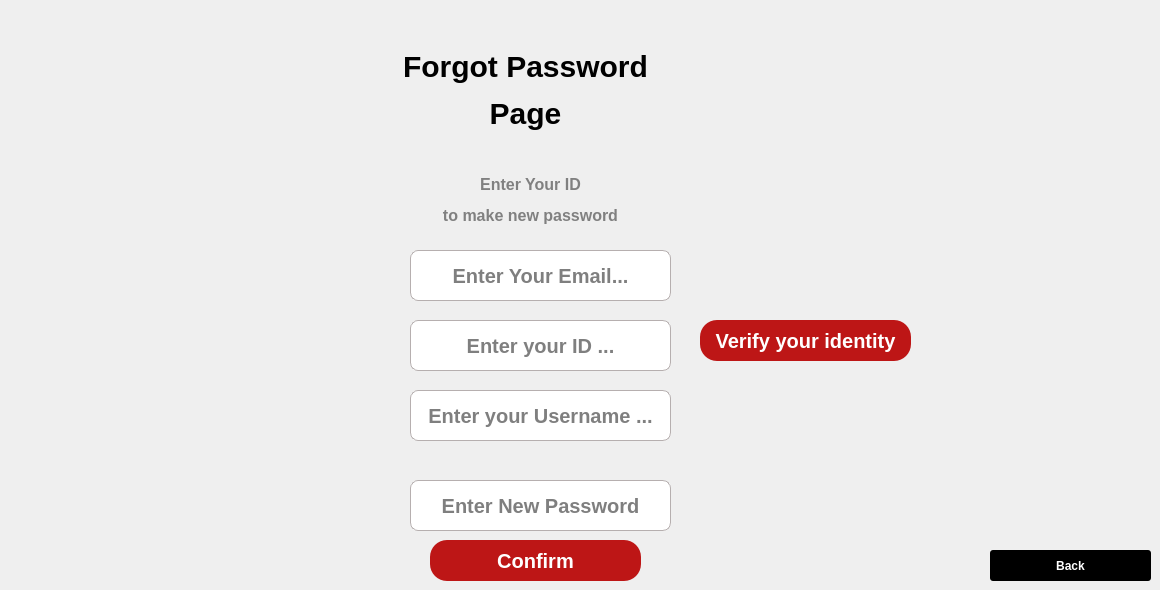
     <widget class="QWidget" name="forget_password">
      <widget class="QLineEdit" name="id_input_forgot">
       <property name="geometry">
        <rect>
         <x>410</x>
         <y>320</y>
         <width>261</width>
         <height>51</height>
        </rect>
       </property>
       <property name="styleSheet">
        <string notr="true">border-radius: 8px;
border-color: #B6AFAF;
border-style: solid;
border-width: 1px;
font-weight: bold;
font-size: 20px;
text-align: center;</string>
       </property>
       <property name="text">
        <string/>
       </property>
       <property name="alignment">
        <set>Qt::AlignCenter</set>
       </property>
       <property name="placeholderText">
        <string>Enter your ID ...</string>
       </property>
      </widget>
      <widget class="QLineEdit" name="newpassword_input">
       <property name="geometry">
        <rect>
         <x>410</x>
         <y>480</y>
         <width>261</width>
         <height>51</height>
        </rect>
       </property>
       <property name="styleSheet">
        <string notr="true">border-radius: 8px;
border-color: #B6AFAF;
border-style: solid;
border-width: 1px;
font-weight: bold;
font-size: 20px;
text-align: center;</string>
       </property>
       <property name="text">
        <string/>
       </property>
       <property name="alignment">
        <set>Qt::AlignCenter</set>
       </property>
       <property name="placeholderText">
        <string>Enter New Password</string>
       </property>
      </widget>
      <widget class="QLabel" name="label_18">
       <property name="geometry">
        <rect>
         <x>390</x>
         <y>40</y>
         <width>271</width>
         <height>101</height>
        </rect>
       </property>
       <property name="whatsThis">
        <string>&lt;html&gt;&lt;head/&gt;&lt;body&gt;&lt;p align=&quot;center&quot;&gt;Enter your&lt;/p&gt;&lt;p align=&quot;center&quot;&gt;Verification code&lt;/p&gt;&lt;/body&gt;&lt;/html&gt;</string>
       </property>
       <property name="styleSheet">
        <string notr="true">color: #000000;
font-weight: bold;
font-size: 30px;</string>
       </property>
       <property name="text">
        <string>&lt;html&gt;&lt;head/&gt;&lt;body&gt;&lt;p align=&quot;center&quot;&gt;Forgot Password&lt;/p&gt;&lt;p align=&quot;center&quot;&gt;Page&lt;/p&gt;&lt;/body&gt;&lt;/html&gt;</string>
       </property>
      </widget>
      <widget class="QLabel" name="label_19">
       <property name="geometry">
        <rect>
         <x>570</x>
         <y>100</y>
         <width>31</width>
         <height>41</height>
        </rect>
       </property>
       <property name="text">
        <string/>
       </property>
       <property name="pixmap">
        <pixmap resource="resources.qrc">:/imgs/home/seller_forget.png</pixmap>
       </property>
       <property name="scaledContents">
        <bool>true</bool>
       </property>
      </widget>
      <widget class="QLabel" name="label_20">
       <property name="geometry">
        <rect>
         <x>410</x>
         <y>170</y>
         <width>241</width>
         <height>61</height>
        </rect>
       </property>
       <property name="styleSheet">
        <string notr="true">color: grey;
font-weight: bold;
font-size: 16px;</string>
       </property>
       <property name="text">
        <string>&lt;html&gt;&lt;head/&gt;&lt;body&gt;&lt;p align=&quot;center&quot;&gt;Enter Your ID&lt;/p&gt;&lt;p align=&quot;center&quot;&gt;to make new password&lt;/p&gt;&lt;/body&gt;&lt;/html&gt;</string>
       </property>
      </widget>
      <widget class="QPushButton" name="confirmnewpassword_btn">
       <property name="geometry">
        <rect>
         <x>430</x>
         <y>540</y>
         <width>211</width>
         <height>41</height>
        </rect>
       </property>
       <property name="styleSheet">
        <string notr="true">border-radius: 17px;
background-color: #BD1616 ;
font-weight: bold;
font-size: 20px;
color: white;</string>
       </property>
       <property name="text">
        <string>Confirm</string>
       </property>
      </widget>
      <widget class="QPushButton" name="verifyidentity">
       <property name="geometry">
        <rect>
         <x>700</x>
         <y>320</y>
         <width>211</width>
         <height>41</height>
        </rect>
       </property>
       <property name="styleSheet">
        <string notr="true">border-radius: 17px;
background-color: #BD1616 ;
font-weight: bold;
font-size: 20px;
color: white;</string>
       </property>
       <property name="text">
        <string>Verify your identity</string>
       </property>
      </widget>
      <widget class="QLineEdit" name="email_input_forgot">
       <property name="geometry">
        <rect>
         <x>410</x>
         <y>250</y>
         <width>261</width>
         <height>51</height>
        </rect>
       </property>
       <property name="styleSheet">
        <string notr="true">border-radius: 8px;
border-color: #B6AFAF;
border-style: solid;
border-width: 1px;
font-weight: bold;
font-size: 20px;
text-align: center;</string>
       </property>
       <property name="text">
        <string/>
       </property>
       <property name="alignment">
        <set>Qt::AlignCenter</set>
       </property>
       <property name="placeholderText">
        <string>Enter Your Email...</string>
       </property>
      </widget>
      <widget class="QLineEdit" name="username_input_forgot">
       <property name="geometry">
        <rect>
         <x>410</x>
         <y>390</y>
         <width>261</width>
         <height>51</height>
        </rect>
       </property>
       <property name="styleSheet">
        <string notr="true">border-radius: 8px;
border-color: #B6AFAF;
border-style: solid;
border-width: 1px;
font-weight: bold;
font-size: 20px;
text-align: center;</string>
       </property>
       <property name="text">
        <string/>
       </property>
       <property name="alignment">
        <set>Qt::AlignCenter</set>
       </property>
       <property name="placeholderText">
        <string>Enter your Username ...</string>
       </property>
      </widget>
      <widget class="QPushButton" name="eyepassword_view_forget">
       <property name="geometry">
        <rect>
         <x>644</x>
         <y>492</y>
         <width>21</width>
         <height>31</height>
        </rect>
       </property>
       <property name="text">
        <string/>
       </property>
       <property name="icon">
        <iconset resource="resources.qrc">
         <normaloff>:/imgs/sellereyepass/view.png</normaloff>:/imgs/sellereyepass/view.png</iconset>
       </property>
       <property name="flat">
        <bool>true</bool>
       </property>
      </widget>
      <widget class="QPushButton" name="eyepassword_hide_forget">
       <property name="geometry">
        <rect>
         <x>644</x>
         <y>492</y>
         <width>21</width>
         <height>31</height>
        </rect>
       </property>
       <property name="text">
        <string/>
       </property>
       <property name="icon">
        <iconset resource="resources.qrc">
         <normaloff>:/imgs/sellereyepass/hide.png</normaloff>:/imgs/sellereyepass/hide.png</iconset>
       </property>
       <property name="flat">
        <bool>true</bool>
       </property>
      </widget>
      <widget class="QPushButton" name="back_btn">
       <property name="geometry">
        <rect>
         <x>990</x>
         <y>550</y>
         <width>161</width>
         <height>31</height>
        </rect>
       </property>
       <property name="styleSheet">
        <string notr="true">font-weight: bold;
color: white;
background-color: black;
border-radius: 3px;</string>
       </property>
       <property name="text">
        <string>Back</string>
       </property>
      </widget>
      <zorder>id_input_forgot</zorder>
      <zorder>newpassword_input</zorder>
      <zorder>label_18</zorder>
      <zorder>label_19</zorder>
      <zorder>label_20</zorder>
      <zorder>confirmnewpassword_btn</zorder>
      <zorder>verifyidentity</zorder>
      <zorder>email_input_forgot</zorder>
      <zorder>username_input_forgot</zorder>
      <zorder>eyepassword_hide_forget</zorder>
      <zorder>eyepassword_view_forget</zorder>
      <zorder>back_btn</zorder>
     </widget>
